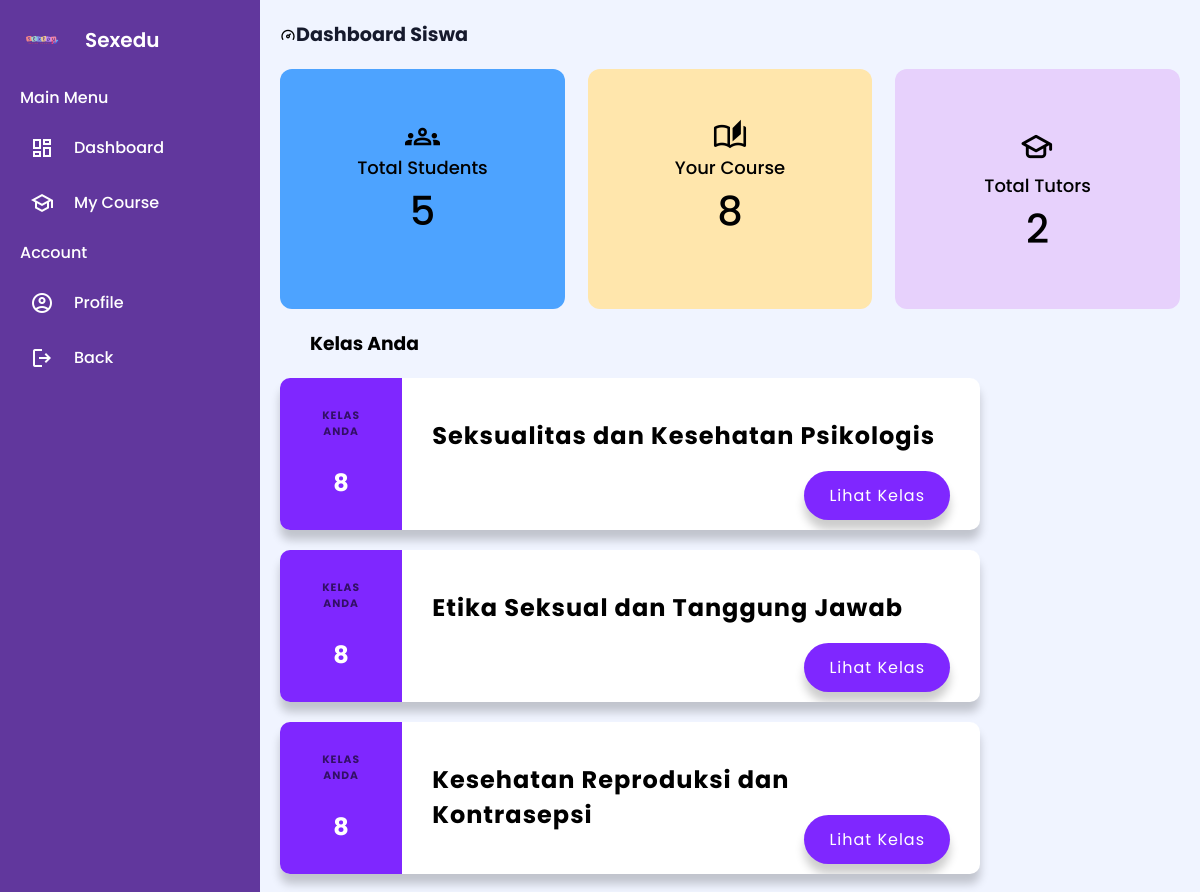
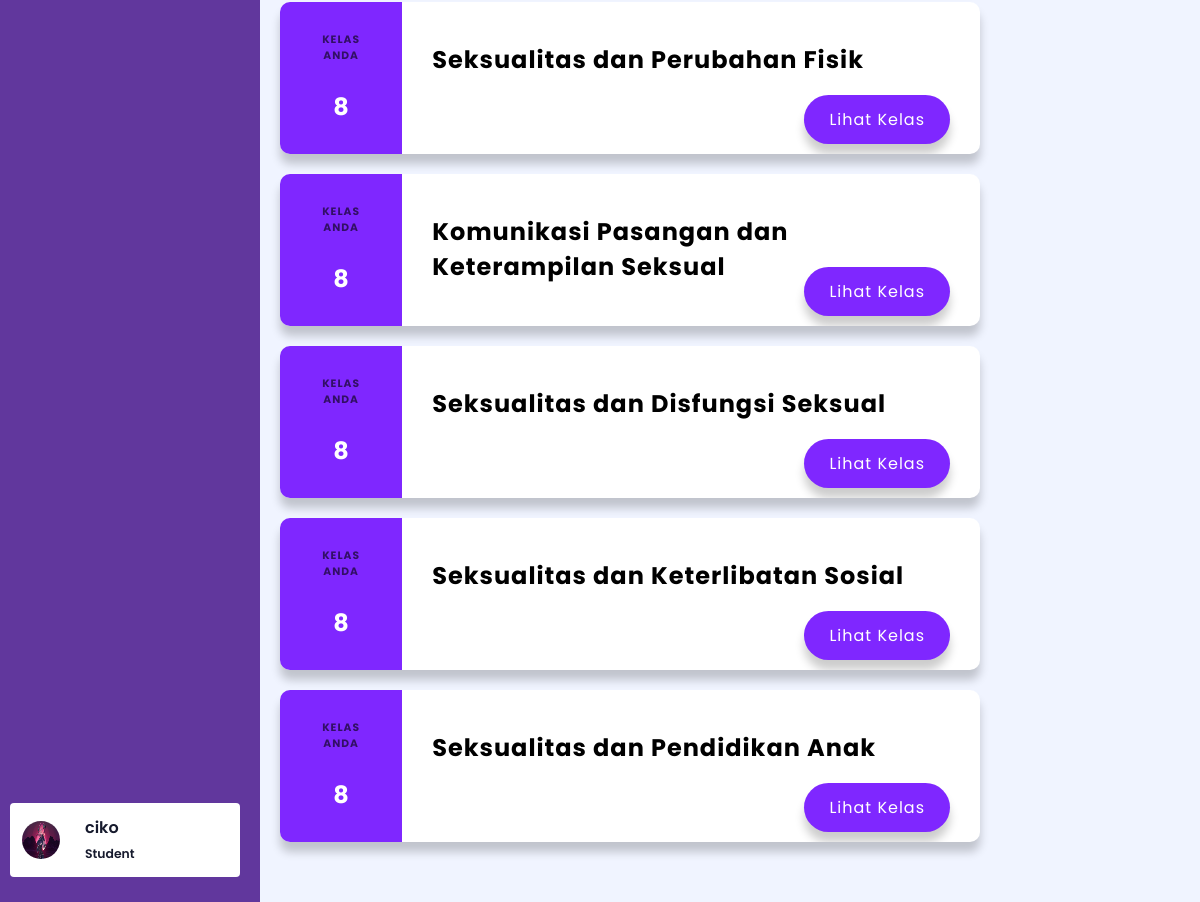
The page /sexeduapp/dashboardstudent/ (signed in) on the database its author committed (2 pictures, top to bottom).
### sexeduapp/models.py (models this page shows, shortened)
class Profile(models.Model):
    user = models.OneToOneField(User, on_delete=models.CASCADE)
    image = models.ImageField(default='images/user1.png', upload_to='profile_pics')

class Course(models.Model):
    name = models.CharField(max_length=255, verbose_name="Nama Kursus")
    description = models.TextField(verbose_name="Deskripsi Kursus")
    video = models.FileField(upload_to='videos/', verbose_name="Video Kursus", blank=True, null=True)
    ppt = models.FileField(upload_to='ppts/', verbose_name="PPT Kursus", blank=True, null=True)
    users = models.ManyToManyField(User, related_name='courses', verbose_name="Pengguna yang memiliki akses")

### sexeduapp/views.py (the view)
# urls.py: path("dashboardstudent/", views.dashboardstudent, name="dashboardstudent"),
@login_required
def dashboardstudent(request):
    total_users = User.objects.filter(is_superuser=False).count()
    total_superusers = User.objects.filter(is_superuser=True).count()
    user_courses = request.user.courses.all()
    context = {
        'total_users': total_users,
        'total_superusers': total_superusers,
        'user': request.user,
        'user_courses': user_courses,
    }
    return render(request, 'sexeduapp/dashboardstudent.html', context)

### templates/sexeduapp/dashboardstudent.html (shortened to what this page needs)
{% load static %}
<!DOCTYPE html>
<html lang="en">
<head>
  <link rel="stylesheet" href="https://unicons.iconscout.com/release/v4.0.0/css/line.css">
  <link rel="stylesheet" href="{% static 'css/dashboardclass1.css' %}" />
</head>
<body>
  <aside class="sidebar">
    <div class="sidebar-header">
      <img src="{% static 'images/logo 2 1.png' %}" alt="logo" />
      <h2>Sexedu</h2>
    </div>
    <ul class="sidebar-links">
      <h4>
        <span>Main Menu</span>
      </h4>
      <li>
        <a href="{% url 'sexeduapp:dashboardstudent' %}">
          <span class="material-symbols-outlined"> dashboard </span>Dashboard
        </a>
      </li>
      <li>
        <a href="{% url 'sexeduapp:dashboardcourse'  %}"><span class="material-symbols-outlined"> School </span>My Course</a>
      </li>
      <h4>
        <span>Account</span>
      </h4>
      <li>
        <a href="{% url 'sexeduapp:profile' %}"><span class="material-symbols-outlined"> account_circle </span>Profile</a>
      </li>
      <li>
        <a href="{% url 'sexeduapp:index' %}"><span class="material-symbols-outlined"> logout </span>Back</a>
      </li>
    </ul>
    <div class="user-account">
      <div class="user-profile">
        {% if user.profile.image %}
        <img src="{{ user.profile.image.url }}" alt="Profile Image">
        {% else %}
        <img src="{% static 'images/user1.png' %}" alt="Profile Image">
        {% endif %}
        <div class="user-detail">
          <h3>{{ user.username }}</h3>
          <span>Student</span>
        </div>
      </div>
    </div>
  </aside>
  <div class="dash-content">
    <div class="overview">
      <div class="title">
        <i class="uil uil-tachometer-fast-alt"></i>
        <span class="text">Dashboard Siswa</span>
      </div>
      <div class="boxes">
        <div class="box box1">
          <i class="material-symbols-outlined">groups</i>
          <span class="text">Total Students</span>
          <span class="number">{{ total_users }} </span>
        </div>
        <div class="box box2">
          <i class="material-symbols-outlined">auto_stories</i>
          <span class="text">Your Course</span>
          <span class="number">{{ user.courses.count }}</span>
        </div>
        <div class="box box3">
          <i class="uil uil-graduation-cap"></i>
          <span class="text">Total Tutors</span>
          <span class="number">{{ total_superusers }}</span>
        </div>
      </div>
    </div>
    <div class="courses-container">
      <h3>Kelas Anda</h3>
      {% for course in user.courses.all %}
      <div class="course">
        <div class="course-preview">
          <h6>Kelas Anda</h6>
          <p>{{ user.courses.count }}</p>
        </div>
        <div class="course-info">
          <h2>{{ course.name }}</h2>
          <a href="{% url 'sexeduapp:dashboardcourse'  %}" class="btn">Lihat Kelas</a>
        </div>
      </div>
      {% endfor %}
    </div>
  </div>
</body>
</html>

### static/css/dashboardclass1.css (style rules this page uses)
* { margin: 0; padding: 0; box-sizing: border-box; font-family: "Poppins", sans-serif; }
body { min-height: 100vh; background: #F0F4FF; }
.sidebar { position: fixed; top: 0; left: 0; height: 100%; width: 85px; display: flex; overflow-x: hidden; flex-direction: column; background: #61379D; padding: 25px 20px; transition: all 0.4s ease; }
.sidebar .sidebar-header { display: flex; align-items: center; }
.sidebar .sidebar-header img { width: 42px; border-radius: 50%; }
.sidebar .sidebar-header h2 { color: #fff; font-size: 1.25rem; font-weight: 600; white-space: nowrap; margin-left: 23px; }
.sidebar-links h4 { color: #fff; font-weight: 500; white-space: nowrap; margin: 10px 0; position: relative; }
.sidebar-links h4 span { opacity: 0; }
.sidebar-links { list-style: none; margin-top: 20px; height: 80%; overflow-y: auto; scrollbar-width: none; }
.sidebar-links li a { display: flex; align-items: center; gap: 0 20px; color: #fff; font-weight: 500; white-space: nowrap; padding: 15px 10px; text-decoration: none; transition: 0.2s ease; }
.user-account { margin-top: auto; padding: 12px 10px; margin-left: -10px; }
.user-profile { display: flex; align-items: center; color: #161a2d; }
.user-profile img { width: 42px; height: 42px; border-radius: 50%; border: 2px solid #fff; }
.user-profile h3 { font-size: 1rem; font-weight: 600; }
.user-profile span { font-size: 0.775rem; font-weight: 600; }
.user-detail { margin-left: 23px; white-space: nowrap; }
.dash-content { margin-left: 85px; padding: 20px; transition: margin-left 0.4s ease; }
.title { display: flex; align-items: center; margin-bottom: 20px; }
.title .text { font-size: 1.2rem; font-weight: bold; color: #161a2d; }
.boxes { display: flex; justify-content: space-between; }
.dash-content .boxes .box { display: flex; flex-direction: column; align-items: center; border-radius: 12px; width: calc(100% / 3 - 15px); padding: 50px 20px; background-color: var(--box1-color); transition: var(--tran-05); }
.boxes .box i { font-size: 35px; color: var(--text-color); }
.boxes .box .text { white-space: nowrap; font-size: 18px; font-weight: 500; color: var(--text-color); }
.boxes .box .number { font-size: 40px; font-weight: 500; color: var(--text-color); }
.boxes .box.box1 { background-color: #4DA3FF; }
.boxes .box.box2 { background-color: #FFE6AC; }
.boxes .box.box3 { background-color: #E7D1FC; }
.courses-container { margin-left: -40px; padding: 20px; transition: margin-left 0.4s ease; }
.courses-container h3 { margin-left: 50px; transition: margin-left 0.4s ease; }
.course { background-color: #fff; border-radius: 10px; box-shadow: 0 10px 10px rgba(0, 0, 0, 0.2); display: flex; max-width: 100%; margin: 20px; overflow: hidden; width: 700px; }
.course h6 { color: black; font-weight: bold; opacity: 0.6; margin: 0; letter-spacing: 1px; text-transform: uppercase; text-align: center; }
.course h2 { letter-spacing: 1px; margin: 10px 0; }
.course-preview p { font-size: 24px; font-weight: bold; margin: 0; text-align: center; margin-top: 25px; }
.course-preview { background-color: #7F27FF; color: #fff; padding: 30px; max-width: 250px; }
.course-info { padding: 30px; position: relative; width: 100%; }
.btn { background-color: #7F27FF; border: 0; border-radius: 50px; box-shadow: 0 10px 10px rgba(0, 0, 0, 0.2); color: #fff; font-size: 16px; padding: 12px 25px; position: absolute; bottom: 10px; right: 30px; letter-spacing: 1px; cursor: pointer; text-decoration: none }

### rows shown on the page
Course: name "Seksualitas dan Kesehatan Psikologis"
Course: name "Etika Seksual dan Tanggung Jawab"
Course: name "Kesehatan Reproduksi dan Kontrasepsi"
Course: name "Seksualitas dan Perubahan Fisik"
Course: name "Komunikasi Pasangan dan Keterampilan Seksual"
Course: name "Seksualitas dan Disfungsi Seksual"
Course: name "Seksualitas dan Keterlibatan Sosial"
Course: name "Seksualitas dan Pendidikan Anak"

### other values the page prints
{{ user.username }} "ciko"
{{ total_users }} "5"
{{ user.courses.count }} "8"
{{ total_superusers }} "2"
